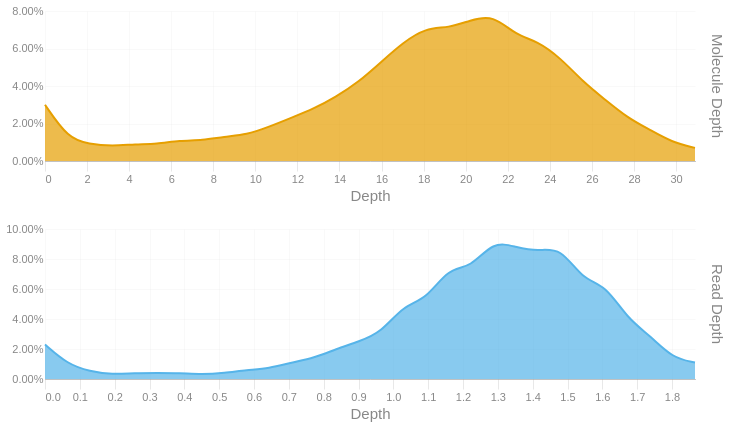

Source (notebook cell):
### Code cell
readdep = depth_hist(tb['Read Depth'], q99, 3)
readdep = readdep.with_columns(pl.lit('Read Depth').alias('Metric'))
if not SKIPLR:
    moldep = depth_hist(tb['Molecule Depth'], mol_q99, 1)
    moldep = moldep.with_columns(pl.lit('Molecule Depth').alias('Metric'))
    _hist = pl.concat([readdep, moldep])
    _hist = _hist.filter(pl.col('Proportion') != 0)
    with SafeRender(_hist):
        (
            alt.Chart(_hist)        
            .mark_area(interpolate = "basis")
            .encode(
                x=alt.X('Bin:Q').scale(domainMin=0).axis(alt.Axis(title='Depth')),
                y = alt.Y('Proportion:Q', title = None).axis(format = '.2%'),
                color = alt.Color('Metric:N').legend(None),
                row = alt.Row("Metric:N").header(title = None, labelOrient = 'right'),
                tooltip = [
                    alt.Tooltip("Metric:N", title = "Metric"),
                    alt.Tooltip('Interval:N', title = "Depth Interval"),
                    alt.Tooltip('Proportion:Q', title = "% Alignments").format('.2%')
                ]
            )
            .resolve_scale(x='independent', y='independent')
            .properties(
                height = 150, width = 650,
                usermeta={'embedOptions': {'downloadFileName': f'{samplename}.depth.hist'}}
            )
        ).display()
else:
    readdep = readdep.filter(pl.col('Proportion') != 0)
    with SafeRender(readdep):
        (
            alt.Chart(readdep)        
            .mark_area(interpolate = "basis")
            .encode(
                x=alt.X('Bin:Q').scale(domainMin=0).axis(alt.Axis(title='Depth')),
                y = alt.Y('Proportion:Q', title = None).axis(format = '.2%'),
                tooltip = [
                    alt.Tooltip('Interval:N', title = "Depth Interval"),
                    alt.Tooltip('Proportion:Q', title = "% Alignments").format('.2%')
                ]
            )
            .properties(
                usermeta={'embedOptions': {'downloadFileName': f'{samplename}.depth.hist'}}
            )
        ).display()

### Figure 1 — Vega-Lite specification as saved in the notebook (floating-point values rounded to 4 significant figures)
{"width": 650, "height": 150, "config": {"title": {"anchor": "start", "dy": -15, "fontSize": 18, "color": "#888888", "subtitleColor": "#888888", "subtitleFontSize": 14}, "arc": {"fill": "#0072B2"}, "axis": {"domainColor": "#888888", "domainWidth": 0.5, "gridWidth": 0.2, "grid": false, "titleFontWeight": 400, "titleFontSize": 15, "labelFontSize": 11, "labelColor": "#888888", "tickColor": "#888888", "tickWidth": 0.2, "titleColor": "#888888"}, "axisBand": {"grid": false}, "axisX": {"grid": true, "tickSize": 10, "domainCap": "round"}, "axisY": {"domain": false, "grid": true, "tickSize": 0, "domainCap": "round"}, "background": "transparent", "header": {"labelFontSize": 15, "labelColor": "#888888", "titleFontSize": 15, "titleFontWeight": 600, "titleColor": "#888888"}, "legend": {"labelFont": "sans-serif", "labelFontSize": 12, "labelColor": "#888888", "symbolSize": 100, "symbolType": "circle", "titleFontSize": 12, "titlePadding": 10, "titleColor": "#888888", "title": null}, "range": {"category": ["#E69F00", "#56B4E9", "#009E73", "#F0E442", "#0072B2", "#D55E00", "#CC79A7", "#000000"], "diverging": ["#cfe8f3", "#a2d4ec", "#73bfe2", "#46abdb", "#1696d2", "#12719e"]}, "area": {"fill": "#0072B2", "fillOpacity": 0.7, "line": true, "strokeOpacity": 0.7}, "line": {"color": "#0072B2", "stroke": "#0072B2", "strokeWidth": 2}, "trail": {"color": "#0072B2", "stroke": "#0072B2", "strokeWidth": 0, "size": 1}, "point": {"filled": true, "fillOpacity": 1.0, "size": 95}, "text": {"color": "#888888", "fontSize": 11, "align": "right", "fontWeight": 400, "size": 11}, "bar": {"fill": "#0072B2", "stroke": null}, "view": {"stroke": null, "continuousWidth": 660, "continuousHeight": 400}}, "data": {"name": "data-cfca3dac03a79b7b47b904f897de4e9f"}, "mark": {"type": "area", "interpolate": "basis"}, "encoding": {"color": {"field": "Metric", "legend": null, "type": "nominal"}, "row": {"field": "Metric", "header": {"title": null, "labelOrient": "right"}, "type": "nominal"}, "tooltip": [{"field": "Metric", "title": "Metric", "type": "nominal"}, {"field": "Interval", "title": "Depth Interval", "type": "nominal"}, {"field": "Proportion", "format": ".2%", "title": "% Alignments", "type": "quantitative"}], "x": {"axis": {"title": "Depth"}, "field": "Bin", "scale": {"domainMin": 0}, "type": "quantitative"}, "y": {"axis": {"format": ".2%"}, "field": "Proportion", "title": null, "type": "quantitative"}}, "resolve": {"scale": {"x": "independent", "y": "independent"}}, "usermeta": {"embedOptions": {"downloadFileName": "S3_Cooper_1788.depth.hist"}}, "$schema": "https://vega.github.io/schema/vega-lite/v6.1.0.json", "datasets": {"data-cfca3dac03a79b7b47b904f897de4e9f": [{"Bin": 0.0, "Interval": "0.0-0.064", "Proportion": 0.023, "Metric": "Read Depth"}, {"Bin": 0.064, "Interval": "0.064-0.129", "Proportion": 0.01, "Metric": "Read Depth"}, {"Bin": 0.129, "Interval": "0.129-0.193", "Proportion": 0.005, "Metric": "Read Depth"}, {"Bin": 0.193, "Interval": "0.193-0.257", "Proportion": 0.003, "Metric": "Read Depth"}, {"Bin": 0.257, "Interval": "0.257-0.322", "Proportion": 0.004, "Metric": "Read Depth"}, {"Bin": 0.322, "Interval": "0.322-0.386", "Proportion": 0.004, "Metric": "Read Depth"}, {"Bin": 0.386, "Interval": "0.386-0.45", "Proportion": 0.004, "Metric": "Read Depth"}, {"Bin": 0.45, "Interval": "0.45-0.515", "Proportion": 0.003, "Metric": "Read Depth"}, {"Bin": 0.515, "Interval": "0.515-0.579", "Proportion": 0.004, "Metric": "Read Depth"}, {"Bin": 0.579, "Interval": "0.579-0.643", "Proportion": 0.006, "Metric": "Read Depth"}, {"Bin": 0.643, "Interval": "0.643-0.708", "Proportion": 0.007, "Metric": "Read Depth"}, {"Bin": 0.708, "Interval": "0.708-0.772", "Proportion": 0.011, "Metric": "Read Depth"}, {"Bin": 0.772, "Interval": "0.772-0.836", "Proportion": 0.014, "Metric": "Read Depth"}, {"Bin": 0.836, "Interval": "0.836-0.901", "Proportion": 0.02, "Metric": "Read Depth"}, {"Bin": 0.901, "Interval": "0.901-0.965", "Proportion": 0.025, "Metric": "Read Depth"}, {"Bin": 0.965, "Interval": "0.965-1.029", "Proportion": 0.031, "Metric": "Read Depth"}, {"Bin": 1.029, "Interval": "1.029-1.094", "Proportion": 0.049, "Metric": "Read Depth"}, {"Bin": 1.094, "Interval": "1.094-1.158", "Proportion": 0.053, "Metric": "Read Depth"}, {"Bin": 1.158, "Interval": "1.158-1.222", "Proportion": 0.074, "Metric": "Read Depth"}, {"Bin": 1.222, "Interval": "1.222-1.287", "Proportion": 0.074, "Metric": "Read Depth"}, {"Bin": 1.287, "Interval": "1.287-1.351", "Proportion": 0.092, "Metric": "Read Depth"}, {"Bin": 1.351, "Interval": "1.351-1.415", "Proportion": 0.088, "Metric": "Read Depth"}, {"Bin": 1.415, "Interval": "1.415-1.48", "Proportion": 0.085, "Metric": "Read Depth"}, {"Bin": 1.48, "Interval": "1.48-1.544", "Proportion": 0.088, "Metric": "Read Depth"}, {"Bin": 1.544, "Interval": "1.544-1.608", "Proportion": 0.066, "Metric": "Read Depth"}, {"Bin": 1.608, "Interval": "1.608-1.673", "Proportion": 0.063, "Metric": "Read Depth"}, {"Bin": 1.673, "Interval": "1.673-1.737", "Proportion": 0.04, "Metric": "Read Depth"}, {"Bin": 1.737, "Interval": "1.737-1.801", "Proportion": 0.029, "Metric": "Read Depth"}, {"Bin": 1.801, "Interval": "1.801-1.866", "Proportion": 0.014, "Metric": "Read Depth"}, {"Bin": 1.866, "Interval": "1.866-1.93", "Proportion": 0.011, "Metric": "Read Depth"}, {"Bin": 0.0, "Interval": "0.0-1.1", "Proportion": 0.03, "Metric": "Molecule Depth"}, {"Bin": 1.1, "Interval": "1.1-2.1", "Proportion": 0.012, "Metric": "Molecule Depth"}, {"Bin": 2.1, "Interval": "2.1-3.2", "Proportion": 0.009, "Metric": "Molecule Depth"}, {"Bin": 3.2, "Interval": "3.2-4.3", "Proportion": 0.008, "Metric": "Molecule Depth"}, {"Bin": 4.3, "Interval": "4.3-5.3", "Proportion": 0.009, "Metric": "Molecule Depth"}, {"Bin": 5.3, "Interval": "5.3-6.4", "Proportion": 0.009, "Metric": "Molecule Depth"}, {"Bin": 6.4, "Interval": "6.4-7.5", "Proportion": 0.011, "Metric": "Molecule Depth"}, {"Bin": 7.5, "Interval": "7.5-8.5", "Proportion": 0.011, "Metric": "Molecule Depth"}, {"Bin": 8.5, "Interval": "8.5-9.6", "Proportion": 0.013, "Metric": "Molecule Depth"}, {"Bin": 9.6, "Interval": "9.6-10.6", "Proportion": 0.014, "Metric": "Molecule Depth"}, {"Bin": 10.6, "Interval": "10.6-11.7", "Proportion": 0.018, "Metric": "Molecule Depth"}, {"Bin": 11.7, "Interval": "11.7-12.8", "Proportion": 0.023, "Metric": "Molecule Depth"}, {"Bin": 12.8, "Interval": "12.8-13.8", "Proportion": 0.028, "Metric": "Molecule Depth"}, {"Bin": 13.8, "Interval": "13.8-14.9", "Proportion": 0.034, "Metric": "Molecule Depth"}, {"Bin": 14.9, "Interval": "14.9-16.0", "Proportion": 0.042, "Metric": "Molecule Depth"}, {"Bin": 16.0, "Interval": "16.0-17.0", "Proportion": 0.053, "Metric": "Molecule Depth"}, {"Bin": 17.0, "Interval": "17.0-18.1", "Proportion": 0.063, "Metric": "Molecule Depth"}, {"Bin": 18.1, "Interval": "18.1-19.2", "Proportion": 0.071, "Metric": "Molecule Depth"}, {"Bin": 19.2, "Interval": "19.2-20.2", "Proportion": 0.071, "Metric": "Molecule Depth"}, {"Bin": 20.2, "Interval": "20.2-21.3", "Proportion": 0.075, "Metric": "Molecule Depth"}, {"Bin": 21.3, "Interval": "21.3-22.4", "Proportion": 0.078, "Metric": "Molecule Depth"}, {"Bin": 22.4, "Interval": "22.4-23.4", "Proportion": 0.067, "Metric": "Molecule Depth"}, {"Bin": 23.4, "Interval": "23.4-24.5", "Proportion": 0.064, "Metric": "Molecule Depth"}, {"Bin": 24.5, "Interval": "24.5-25.6", "Proportion": 0.055, "Metric": "Molecule Depth"}, {"Bin": 25.6, "Interval": "25.6-26.6", "Proportion": 0.042, "Metric": "Molecule Depth"}, {"Bin": 26.6, "Interval": "26.6-27.7", "Proportion": 0.033, "Metric": "Molecule Depth"}, {"Bin": 27.7, "Interval": "27.7-28.7", "Proportion": 0.023, "Metric": "Molecule Depth"}, {"Bin": 28.7, "Interval": "28.7-29.8", "Proportion": 0.017, "Metric": "Molecule Depth"}, {"Bin": 29.8, "Interval": "29.8-30.9", "Proportion": 0.01, "Metric": "Molecule Depth"}, {"Bin": 30.9, "Interval": "30.9-31.94", "Proportion": 0.007, "Metric": "Molecule Depth"}]}}
